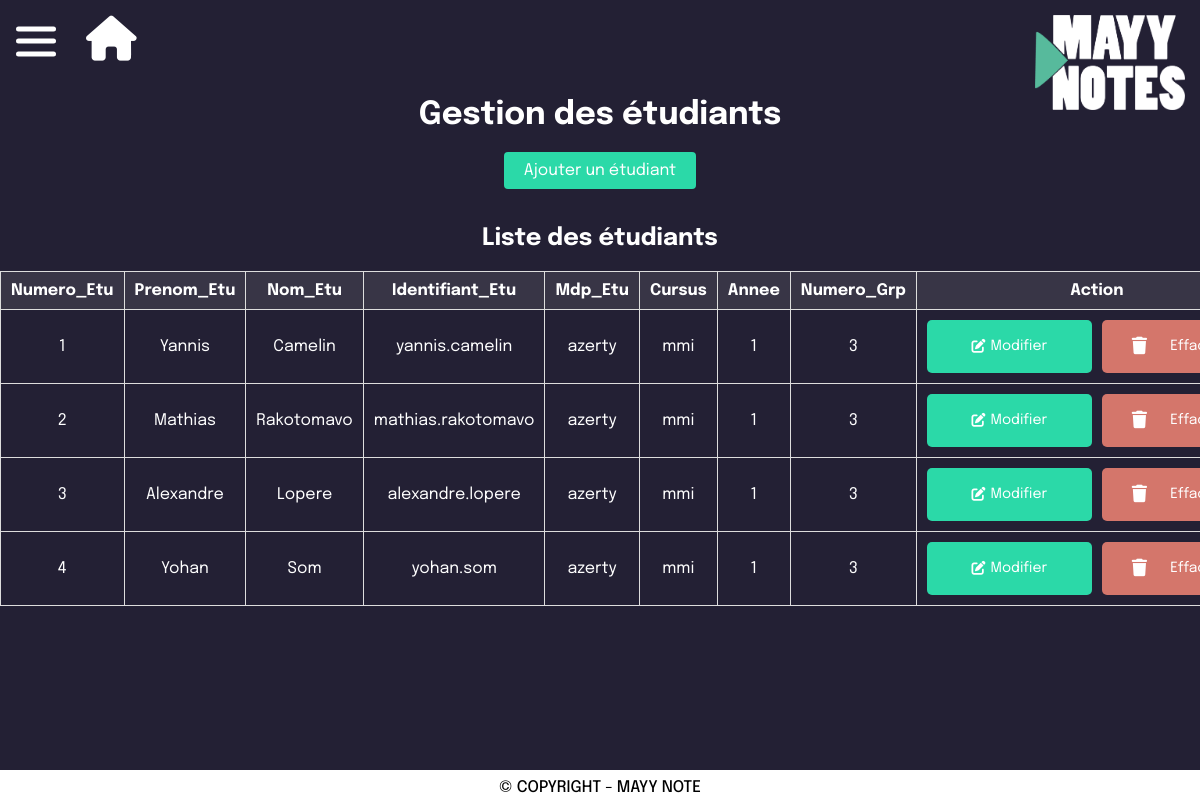
Page /html/admin_gestionetudiants.php (signed in) on the committed database.
### tables this page shows
CREATE TABLE `etudiants` (
  `Numero_Etu` int(11) NOT NULL,
  `Prenom_Etu` varchar(20) DEFAULT NULL,
  `Nom_Etu` varchar(20) DEFAULT NULL,
  `Identifiant_Etu` varchar(40) DEFAULT NULL,
  `Mdp_Etu` varchar(30) DEFAULT NULL,
  `Cursus` varchar(20) DEFAULT NULL,
  `Annee` int(11) DEFAULT NULL,
  `Numero_Grp` int(11) DEFAULT NULL
);

### html/admin_gestionetudiants.php (the view, shortened to what this page needs)
<!DOCTYPE html>
<html lang="fr">
<head>
    <link rel="stylesheet" href="../css/style_admin_gestion.css">
    <link rel="stylesheet" href="https://cdnjs.cloudflare.com/ajax/libs/font-awesome/6.5.1/css/all.min.css"/>
</head>
<body>
<header>
    <?php include '../include/logo.php'?>
</header>
<?php include '../include/menu_admin.php'?>
<br>
<h1>Gestion des étudiants</h1>
<button id="ajouter-button" onclick="AjouterEtu()">Ajouter un étudiant</button>
<br>
<h2>Liste des étudiants</h2>
<?php
include '../include/connexionBD.php';
$resultat = $connexion->query("SELECT * FROM etudiants");
if ($resultat->rowCount() > 0) {
    echo "<table border='1'>
                <tr>
                    <th>Numero_Etu</th>
                    <th>Prenom_Etu</th>
                    <th>Nom_Etu</th>
                    <th>Identifiant_Etu</th>
                    <th>Mdp_Etu</th>
                    <th>Cursus</th>
                    <th>Annee</th>
                    <th>Numero_Grp</th>
                    <th>Action</th>
                </tr>";
    foreach ($resultat as $row) {
        echo "<tr>
                    <td>" . $row["Numero_Etu"] . "</td>
                    <td>" . $row["Prenom_Etu"] . "</td>
                    <td>" . $row["Nom_Etu"] . "</td>
                    <td>" . $row["Identifiant_Etu"] . "</td>
                    <td>" . $row["Mdp_Etu"] . "</td>
                    <td>" . $row["Cursus"] . "</td>
                    <td>" . $row["Annee"] . "</td>
                    <td>" . $row["Numero_Grp"] . "</td>
                    <td>
                        <div class='button-container'>
                            <a href='../script/modifier_etudiant.php?id=" . $row["Numero_Etu"] . "' class='edit-button'><i class='fas fa-edit'></i> Modifier</a> <br>
                            <a href='../script/supprimer_etudiant.php?id=" . $row["Numero_Etu"] . "' class='delete-button' onclick=\"return confirm('Êtes-vous sûr de vouloir supprimer cet étudiant?');\"><i class='fas fa-trash fa-border fa-lg'></i>Effacer</a>
                        </div>
                    </td>
                </tr>";
    }
    echo "</table>";
} else {
    echo "<script>alert('Aucun étudiant trouvé');</script>";
}
?>
<?php include '../include/footer.php'?>
</body>
</html>

### css/style_admin_gestion.css (style rules this page uses)
body { font-family: "Epilogue", sans-serif; color: #ffffff; background-color: #F2F3F8; margin: 0; padding: 0; }
h1, h2 { text-align: center; }
.edit-button { background-color: #2BD9A8; color: white; padding: 8px 12px; text-decoration: none; border-radius: 5px; border: none; font-size: 14px; width: 165px; cursor: pointer; transition: background-color 0.3s ease, color 0.3s ease; display: flex; align-items: center; justify-content: center; gap: 5px; margin-right: 10px; }
.delete-button { background-color: #d4766b; color: white; padding: 8px 12px; text-decoration: none; border-radius: 5px; border: none; font-size: 14px; width: 165px; cursor: pointer; transition: background-color 0.3s ease, color 0.3s ease; display: flex; align-items: center; gap: 5px; }
#ajouter-button { font-family: "Epilogue", sans-serif; display: block; margin: 20px auto; padding: 10px 20px; background-color: #2BD9A8; color: white; border: none; border-radius: 4px; cursor: pointer; font-size: 16px; transition-duration: 0.4s; }
table { margin: 20px auto; border-collapse: collapse; }
th, td { padding: 10px; border: 1px solid #dddddd; text-align: center; }
th { background-color: #383546; color: #ffffff; }
.button-container { display: flex; }

### css/style_menu_admin.css (style rules this page uses)
:root { --fa-border-style: transparent; --fa-border-padding: 18px; }
* { margin: 0; padding: 0; box-sizing: border-box; list-style: none; text-decoration: none; }
body,html { scroll-behavior: smooth; background-color: #232034; font-family: "Epilogue", sans-serif; }
a { color: rgb(0, 0, 0); }

### css/style_footer.css (style rules this page uses)
html, body { overflow: auto; scroll-behavior: smooth; margin: 0; }

### rows in the picture
etudiants: Numero_Etu "1", Prenom_Etu "Yannis", Nom_Etu "Camelin", Identifiant_Etu "yannis.camelin", Mdp_Etu "azerty", Cursus "mmi", Annee "1", Numero_Grp "3"
etudiants: Numero_Etu "2", Prenom_Etu "Mathias", Nom_Etu "Rakotomavo", Identifiant_Etu "mathias.rakotomavo", Mdp_Etu "azerty", Cursus "mmi", Annee "1", Numero_Grp "3"
etudiants: Numero_Etu "3", Prenom_Etu "Alexandre", Nom_Etu "Lopere", Identifiant_Etu "alexandre.lopere", Mdp_Etu "azerty", Cursus "mmi", Annee "1", Numero_Grp "3"
etudiants: Numero_Etu "4", Prenom_Etu "Yohan", Nom_Etu "Som", Identifiant_Etu "yohan.som", Mdp_Etu "azerty", Cursus "mmi", Annee "1", Numero_Grp "3"
